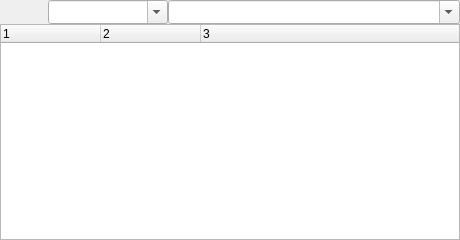
<?xml version="1.0" encoding="UTF-8"?>
<ui version="4.0">
 <class>nEventDependency</class>
 <widget class="QWidget" name="nEventDependency">
  <property name="geometry">
   <rect>
    <x>0</x>
    <y>0</y>
    <width>460</width>
    <height>240</height>
   </rect>
  </property>
  <property name="windowTitle">
   <string>Event dependency</string>
  </property>
  <property name="toolTip">
   <string>Event dependency</string>
  </property>
  <property name="statusTip">
   <string>Event dependency</string>
  </property>
  <property name="whatsThis">
   <string>Event dependency</string>
  </property>
  <widget class="QToolButton" name="Remove">
   <property name="enabled">
    <bool>false</bool>
   </property>
   <property name="geometry">
    <rect>
     <x>24</x>
     <y>0</y>
     <width>24</width>
     <height>24</height>
    </rect>
   </property>
   <property name="toolTip">
    <string>Remove dependency</string>
   </property>
   <property name="statusTip">
    <string>Remove dependency</string>
   </property>
   <property name="whatsThis">
    <string>Remove dependency</string>
   </property>
   <property name="text">
    <string/>
   </property>
   <property name="icon">
    <iconset resource="../../Images/CIOS.qrc">
     <normaloff>:/images/removefiles.png</normaloff>:/images/removefiles.png</iconset>
   </property>
   <property name="iconSize">
    <size>
     <width>24</width>
     <height>24</height>
    </size>
   </property>
   <property name="autoRaise">
    <bool>true</bool>
   </property>
  </widget>
  <widget class="QToolButton" name="Add">
   <property name="enabled">
    <bool>false</bool>
   </property>
   <property name="geometry">
    <rect>
     <x>0</x>
     <y>0</y>
     <width>24</width>
     <height>24</height>
    </rect>
   </property>
   <property name="toolTip">
    <string>Add dependency</string>
   </property>
   <property name="statusTip">
    <string>Add dependency</string>
   </property>
   <property name="whatsThis">
    <string>Add dependency</string>
   </property>
   <property name="text">
    <string/>
   </property>
   <property name="icon">
    <iconset resource="../../Images/CIOS.qrc">
     <normaloff>:/images/plus.png</normaloff>:/images/plus.png</iconset>
   </property>
   <property name="iconSize">
    <size>
     <width>24</width>
     <height>24</height>
    </size>
   </property>
   <property name="autoRaise">
    <bool>true</bool>
   </property>
  </widget>
  <widget class="QComboBox" name="Relation">
   <property name="geometry">
    <rect>
     <x>48</x>
     <y>0</y>
     <width>120</width>
     <height>24</height>
    </rect>
   </property>
   <property name="toolTip">
    <string>Event relation</string>
   </property>
   <property name="statusTip">
    <string>Event relation</string>
   </property>
   <property name="whatsThis">
    <string>Event relation</string>
   </property>
   <property name="editable">
    <bool>true</bool>
   </property>
  </widget>
  <widget class="QComboBox" name="Events">
   <property name="geometry">
    <rect>
     <x>168</x>
     <y>0</y>
     <width>292</width>
     <height>24</height>
    </rect>
   </property>
   <property name="toolTip">
    <string>Events</string>
   </property>
   <property name="statusTip">
    <string>Events</string>
   </property>
   <property name="whatsThis">
    <string>Events</string>
   </property>
   <property name="editable">
    <bool>true</bool>
   </property>
  </widget>
  <widget class="QTreeWidget" name="Dependency">
   <property name="geometry">
    <rect>
     <x>0</x>
     <y>24</y>
     <width>460</width>
     <height>216</height>
    </rect>
   </property>
   <property name="toolTip">
    <string>Event dependency</string>
   </property>
   <property name="statusTip">
    <string>Event dependency</string>
   </property>
   <property name="whatsThis">
    <string>Event dependency</string>
   </property>
   <property name="alternatingRowColors">
    <bool>true</bool>
   </property>
   <property name="selectionMode">
    <enum>QAbstractItemView::ExtendedSelection</enum>
   </property>
   <property name="rootIsDecorated">
    <bool>false</bool>
   </property>
   <property name="columnCount">
    <number>3</number>
   </property>
   <column>
    <property name="text">
     <string notr="true">1</string>
    </property>
   </column>
   <column>
    <property name="text">
     <string notr="true">2</string>
    </property>
   </column>
   <column>
    <property name="text">
     <string notr="true">3</string>
    </property>
   </column>
  </widget>
 </widget>
 <resources>
  <include location="../../Images/CIOS.qrc"/>
 </resources>
 <connections>
  <connection>
   <sender>Add</sender>
   <signal>clicked()</signal>
   <receiver>nEventDependency</receiver>
   <slot>Add()</slot>
   <hints>
    <hint type="sourcelabel">
     <x>11</x>
     <y>11</y>
    </hint>
    <hint type="destinationlabel">
     <x>229</x>
     <y>119</y>
    </hint>
   </hints>
  </connection>
  <connection>
   <sender>Remove</sender>
   <signal>clicked()</signal>
   <receiver>nEventDependency</receiver>
   <slot>Remove()</slot>
   <hints>
    <hint type="sourcelabel">
     <x>35</x>
     <y>11</y>
    </hint>
    <hint type="destinationlabel">
     <x>229</x>
     <y>119</y>
    </hint>
   </hints>
  </connection>
  <connection>
   <sender>Dependency</sender>
   <signal>itemClicked(QTreeWidgetItem*,int)</signal>
   <receiver>nEventDependency</receiver>
   <slot>itemClicked(QTreeWidgetItem*,int)</slot>
   <hints>
    <hint type="sourcelabel">
     <x>229</x>
     <y>131</y>
    </hint>
    <hint type="destinationlabel">
     <x>229</x>
     <y>119</y>
    </hint>
   </hints>
  </connection>
  <connection>
   <sender>Dependency</sender>
   <signal>itemDoubleClicked(QTreeWidgetItem*,int)</signal>
   <receiver>nEventDependency</receiver>
   <slot>itemDoubleClicked(QTreeWidgetItem*,int)</slot>
   <hints>
    <hint type="sourcelabel">
     <x>229</x>
     <y>131</y>
    </hint>
    <hint type="destinationlabel">
     <x>229</x>
     <y>119</y>
    </hint>
   </hints>
  </connection>
 </connections>
</ui>
